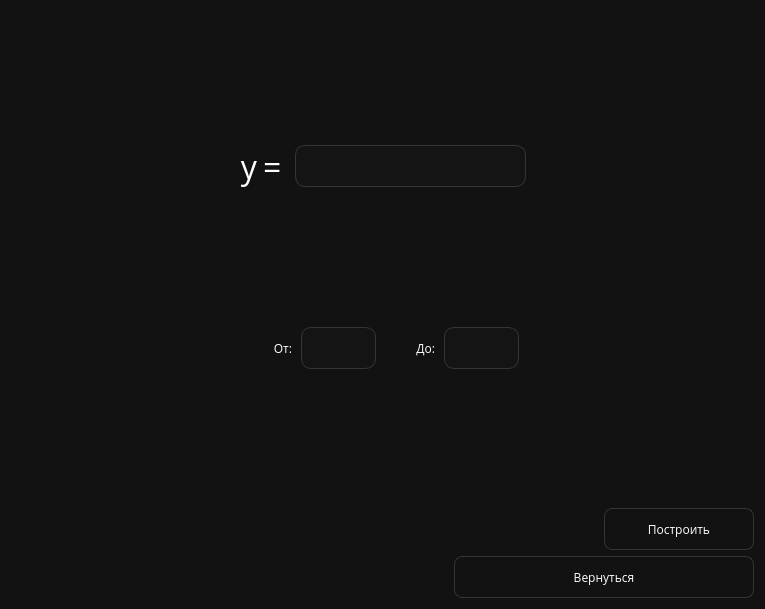
<?xml version="1.0" encoding="UTF-8"?>
<ui version="4.0">
 <class>Graphs</class>
 <widget class="QWidget" name="Graphs">
  <property name="geometry">
   <rect>
    <x>0</x>
    <y>0</y>
    <width>765</width>
    <height>609</height>
   </rect>
  </property>
  <property name="windowTitle">
   <string>Построение графиков</string>
  </property>
  <property name="styleSheet">
   <string notr="true">QWidget {
	color: white;
	background-color: rgb(18, 18, 18);
	font-family: Open Sans;
}

Line {
	border: 1px;
	background:  #CCCCCC;
}

QLineEdit {
	font-size: 24px;
	padding: 2px; 
	background-color: rgb(20, 20, 20);
	border: solid;
	border-color: #353535;
	border-width: 1px;
	border-radius: 10px;
}

QPushButton {
	color: white;

	width: 50px;
	height: 40px;
	
	border: solid;
	border-color: #353535;
	border-width: 1px;
	border-radius: 8px;
}

QPushButton:hover {
	border-color: rgb(170, 170, 170);
	border-width: 2px;
}

QPushButton:pressed {
	border-color: white;
	border-width: 2px;
}

QPushButton:disabled {
	color: #353535;
}
</string>
  </property>
  <layout class="QVBoxLayout" name="verticalLayout">
   <item>
    <layout class="QGridLayout" name="gridLayout">
     <item row="1" column="3">
      <widget class="QLabel" name="label_2">
       <property name="font">
        <font>
         <family>Open Sans</family>
         <pointsize>24</pointsize>
        </font>
       </property>
       <property name="text">
        <string>=</string>
       </property>
      </widget>
     </item>
     <item row="3" column="2" colspan="4">
      <layout class="QHBoxLayout" name="horizontalLayout_3">
       <item>
        <widget class="QLabel" name="label_3">
         <property name="maximumSize">
          <size>
           <width>50</width>
           <height>16777215</height>
          </size>
         </property>
         <property name="text">
          <string>От:</string>
         </property>
         <property name="alignment">
          <set>Qt::AlignRight|Qt::AlignTrailing|Qt::AlignVCenter</set>
         </property>
        </widget>
       </item>
       <item>
        <widget class="QLineEdit" name="minEdit">
         <property name="maximumSize">
          <size>
           <width>75</width>
           <height>16777215</height>
          </size>
         </property>
         <property name="font">
          <font>
           <family>Open Sans</family>
           <pointsize>-1</pointsize>
          </font>
         </property>
        </widget>
       </item>
       <item>
        <widget class="QLabel" name="label_4">
         <property name="maximumSize">
          <size>
           <width>50</width>
           <height>16777215</height>
          </size>
         </property>
         <property name="text">
          <string>До:</string>
         </property>
         <property name="alignment">
          <set>Qt::AlignRight|Qt::AlignTrailing|Qt::AlignVCenter</set>
         </property>
        </widget>
       </item>
       <item>
        <widget class="QLineEdit" name="maxEdit">
         <property name="maximumSize">
          <size>
           <width>75</width>
           <height>16777215</height>
          </size>
         </property>
         <property name="font">
          <font>
           <family>Open Sans</family>
           <pointsize>-1</pointsize>
          </font>
         </property>
        </widget>
       </item>
      </layout>
     </item>
     <item row="4" column="3">
      <spacer name="verticalSpacer">
       <property name="orientation">
        <enum>Qt::Vertical</enum>
       </property>
       <property name="sizeHint" stdset="0">
        <size>
         <width>20</width>
         <height>40</height>
        </size>
       </property>
      </spacer>
     </item>
     <item row="1" column="0">
      <spacer name="horizontalSpacer_5">
       <property name="orientation">
        <enum>Qt::Horizontal</enum>
       </property>
       <property name="sizeHint" stdset="0">
        <size>
         <width>40</width>
         <height>20</height>
        </size>
       </property>
      </spacer>
     </item>
     <item row="1" column="2">
      <widget class="QLabel" name="label">
       <property name="font">
        <font>
         <family>Open Sans</family>
         <pointsize>24</pointsize>
        </font>
       </property>
       <property name="text">
        <string>y</string>
       </property>
       <property name="alignment">
        <set>Qt::AlignRight|Qt::AlignTrailing|Qt::AlignVCenter</set>
       </property>
      </widget>
     </item>
     <item row="0" column="3">
      <spacer name="verticalSpacer_2">
       <property name="orientation">
        <enum>Qt::Vertical</enum>
       </property>
       <property name="sizeHint" stdset="0">
        <size>
         <width>20</width>
         <height>40</height>
        </size>
       </property>
      </spacer>
     </item>
     <item row="1" column="6">
      <spacer name="horizontalSpacer_4">
       <property name="orientation">
        <enum>Qt::Horizontal</enum>
       </property>
       <property name="sizeHint" stdset="0">
        <size>
         <width>40</width>
         <height>20</height>
        </size>
       </property>
      </spacer>
     </item>
     <item row="1" column="5">
      <widget class="QLineEdit" name="graphEdit"/>
     </item>
     <item row="2" column="3">
      <spacer name="verticalSpacer_3">
       <property name="orientation">
        <enum>Qt::Vertical</enum>
       </property>
       <property name="sizeHint" stdset="0">
        <size>
         <width>20</width>
         <height>40</height>
        </size>
       </property>
      </spacer>
     </item>
    </layout>
   </item>
   <item>
    <layout class="QHBoxLayout" name="horizontalLayout">
     <item>
      <spacer name="horizontalSpacer">
       <property name="orientation">
        <enum>Qt::Horizontal</enum>
       </property>
       <property name="sizeHint" stdset="0">
        <size>
         <width>40</width>
         <height>20</height>
        </size>
       </property>
      </spacer>
     </item>
     <item>
      <widget class="QPushButton" name="runBtn">
       <property name="minimumSize">
        <size>
         <width>150</width>
         <height>0</height>
        </size>
       </property>
       <property name="text">
        <string>Построить</string>
       </property>
      </widget>
     </item>
    </layout>
   </item>
   <item>
    <layout class="QHBoxLayout" name="horizontalLayout_2">
     <item>
      <spacer name="horizontalSpacer_2">
       <property name="orientation">
        <enum>Qt::Horizontal</enum>
       </property>
       <property name="sizeHint" stdset="0">
        <size>
         <width>40</width>
         <height>20</height>
        </size>
       </property>
      </spacer>
     </item>
     <item>
      <widget class="QPushButton" name="returnBtn">
       <property name="minimumSize">
        <size>
         <width>300</width>
         <height>0</height>
        </size>
       </property>
       <property name="text">
        <string>Вернуться</string>
       </property>
      </widget>
     </item>
    </layout>
   </item>
  </layout>
 </widget>
 <resources/>
 <connections/>
</ui>
